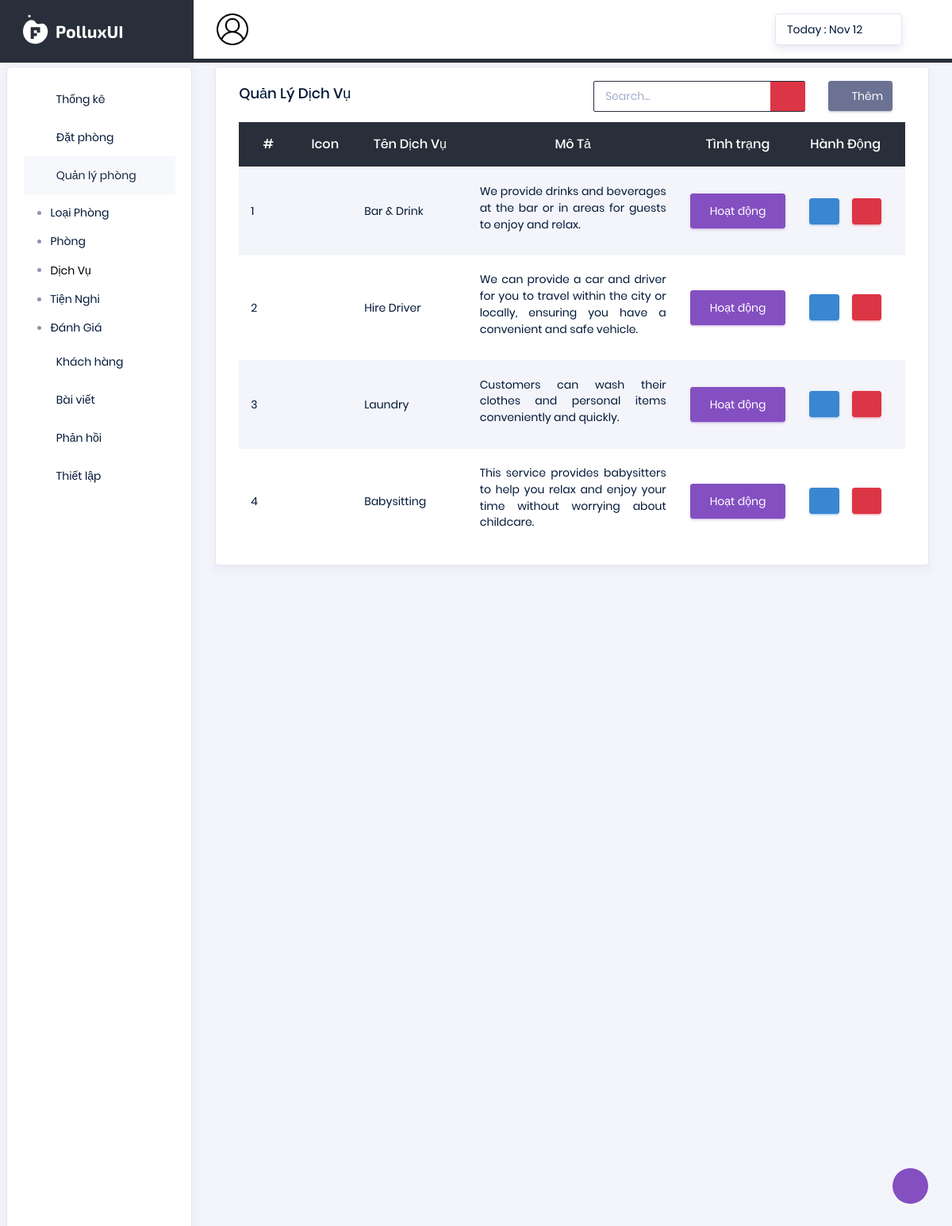
Screenshot of /admin/services.php with the database file from the repository.
### tables this page shows
CREATE TABLE `services` (
  `id` int(11) NOT NULL,
  `name` varchar(255) NOT NULL,
  `detail` text NOT NULL,
  `icon` varchar(255) NOT NULL,
  `status` int(1) NOT NULL
);

### admin/services.php (the view, shortened to what this page needs)
<!DOCTYPE html>
<html lang="en">
<head>
    <link rel="stylesheet" href="css/flaticon.css">
    <link rel="stylesheet" href="css/bootstrap.min.css">
    <link rel="stylesheet" href="css/font-awesome.min.css">
    <link rel="stylesheet" href="https://cdnjs.cloudflare.com/ajax/libs/font-awesome/6.0.0-beta3/css/all.min.css">
</head>
<body>
    <div class="container-scroller" style="margin-top: -21px;">
        <?php include "header.php" ?>
        <div class="container-fluid page-body-wrapper" style="margin-top: 50px;">
            <?php include "sidebar.php" ?>
            <div class="main-panel">
                <div class="content-wrapper">
                    <div class="row">
                        <div class="col-lg-12 grid-margin stretch-card">
                            <div class="card">
                                <div class="card-body">
                                    <nav style="margin-top: -20px; background-color: white;" class=" navbar-breadcrumb col-xl-12 col-12 d-flex flex-row p-0">
                                        <div class="navbar-links-wrapper d-flex align-items-stretch">
                                            <h3 class="card-title" style="margin-top: 20px;">Quản Lý Dịch Vụ</h3>
                                        </div>
                                        <div class="navbar-menu-wrapper d-flex align-items-center justify-content-end">
                                            <ul class="navbar-nav navbar-nav-right">
                                                <li class="nav-item nav-search d-none d-md-block mr-0">
                                                    <div class="input-group" style="border: 1px solid #282f3a;">
                                                        <input type="text" class="form-control timkiem" placeholder="Search..." aria-label="search" aria-describedby="search">
                                                        <div class="input-group-prepend">
                                                            <span class="input-group-text" id="search">
                                                                <i class="typcn typcn-zoom"></i>
                                                            </span>
                                                        </div>
                                                    </div>
                                                </li>
                                            </ul>
                                        </div>
                                        <div style="margin-top: 13px;">
                                            <button type="button" class="btn btn-secondary btn-sm btn-icon-text mr-3" id="btnAdd" style="display: flex; padding: 11px;">
                                                <i class="typcn typcn-document-add btn-icon-append" style="margin: -2px 2px 0 0;"></i> Thêm
                                            </button>
                                        </div>
                                    </nav>
                                    <div class="table-responsive">
                                        <table class="table table-striped project-orders-table">
                                            <thead>
                                                <tr>
                                                    <th>#</th>
                                                    <th>Icon</th>
                                                    <th>Tên Dịch Vụ</th>
                                                    <th>Mô Tả</th>
                                                    <th>Tình trạng</th>
                                                    <th>Hành Động</th>
                                                </tr>
                                            </thead>
                                            <tbody class="danhsach">
                                                <?php
                                                $result = mysqli_query($conn, "SELECT * FROM services ORDER BY id DESC ");
                                                $i = 1;
                                                while ($row = mysqli_fetch_array($result)) {
                                                ?>
                                                    <tr>
                                                        <td><?php echo $i ?></td>
                                                        <td><i class="<?php echo $row['icon'] ?>"></i></td>
                                                        <td><?php echo $row['name'] ?></td>
                                                        <td style="max-width: 400px;white-space: wrap;">
                                                            <p><?php echo $row['detail'] ?>
                                                            </p>
                                                        </td>
                                                        <td>
                                                            <?php if ($row['status'] == 0) { ?>
                                                                <button class="btn btn-secondary service-status" id="btnStatus" data-service-id="<?php echo $row['id']; ?>">Tạm ngừng</button>
                                                            <?php } else { ?>
                                                                <button class="btn btn-primary service-status" id="btnStatus" data-service-id="<?php echo $row['id']; ?>">Hoạt động</button>
                                                            <?php } ?>
                                                        </td>
                                                        <td>
                                                            <div class="d-flex align-items-center">
                                                                <button type="button" data-service-id="<?php echo $row['id']; ?>" class="btn btn-info btn-sm btn-icon-text mr-3" id="btnShowFormUpdate">
                                                                    <i class="typcn typcn-edit btn-icon-append"></i>
                                                                </button>
                                                                <button name="delete-btn" id="delete-btn" data-service-id="<?php echo $row['id']; ?>" type="button" class="btn btn-danger btn-sm btn-icon-text">
                                                                    <i class="typcn typcn-delete-outline btn-icon-append"></i>
                                                                </button>
                                                            </div>
                                                        </td>
                                                    </tr>
                                                <?php $i++;
                                                } ?>
                                            </tbody>
                                        </table>
                                    </div>
                                </div>
                            </div>
                        </div>
                    </div>
                </div>
            </div>
        </div>
        <?php
        include "footer.php" ?>
</body>
</html>

### admin/css/vertical-layout-light/new-style.css (style rules this page uses)
.table-responsive { overflow-y: auto; max-height: 534px; }
.table-striped thead { position: sticky; top: 0; background-color: white; z-index: 1; }
.navbar-breadcrumb { margin-top: -20px; background-color: white; }
.table-striped { text-align: center; }
.table-striped td { text-align: justify; }

### rows the page displays
services: name "Bar & Drink", detail "We provide drinks and beverages at the bar or in areas for guests to enjoy and relax."
services: name "Hire Driver", detail "We can provide a car and driver for you to travel within the city or locally, ensuring you have a convenient and safe vehicle."
services: name "Laundry", detail "Customers can wash their clothes and personal items conveniently and quickly."
services: name "Babysitting", detail "This service provides babysitters to help you relax and enjoy your time without worrying about childcare."
